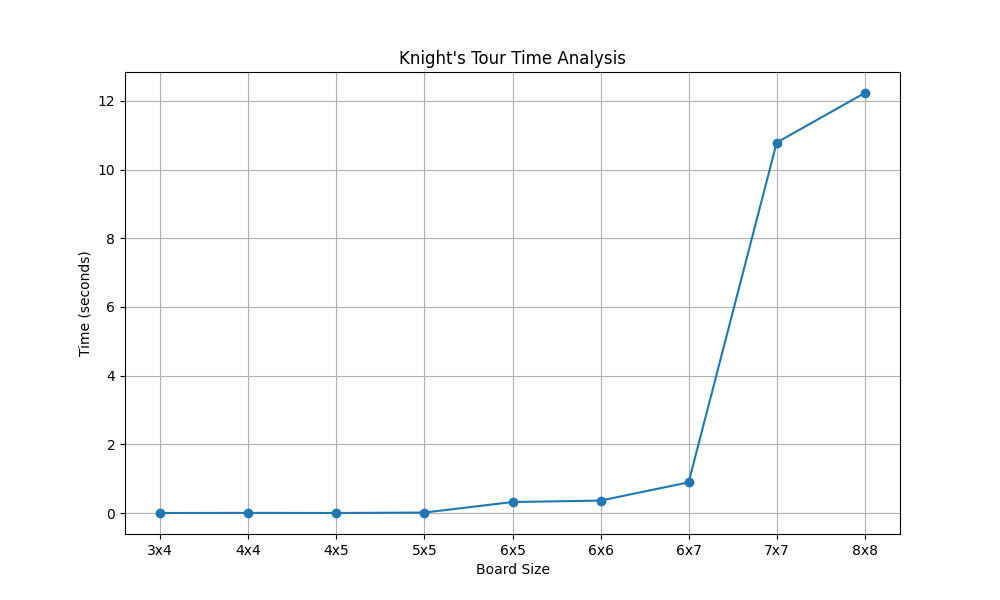

This chart was generated by the following Python code:
import time
import matplotlib.pyplot as plt
from knightstour import KnightsTour


def time_analysis(board_sizes):
    times = []

    for size in board_sizes:
        rows, cols = size
        kt = KnightsTour(rows, cols, 0, 0)

        start_time = time.time()
        kt.solve()
        end_time = time.time()

        elapsed_time = end_time - start_time
        times.append(elapsed_time)

        print(f"Board size {rows}x{cols}: {elapsed_time:.4f} seconds")

    return times


def plot_results(board_sizes, times):
    sizes = [f"{rows}x{cols}" for rows, cols in board_sizes]

    plt.figure(figsize=(10, 6))
    plt.plot(sizes, times, marker='o')
    plt.xlabel('Board Size')
    plt.ylabel('Time (seconds)')
    plt.title('Knight\'s Tour Time Analysis')
    plt.grid(True)
    # save the plot
    plt.savefig('time_analysis.png')
    plt.show()


def save_results(board_sizes, times):
    with open('time_analysis.txt', 'w') as f:
        f.write('rows,cols,time\n')
        for size, t in zip(board_sizes, times):
            t = round(t, 5)
            f.write(f"{size[0]},{size[1]},{t}\n")


if __name__ == "__main__":
    # Define the board sizes to test
    # why does 5x6 take so long?
    board_sizes = [(3, 4), (4, 4), (4, 5), (5, 5), (6, 5), (6, 6), (6, 7), (7, 7), (8, 8)]

    # Perform the time analysis
    times = time_analysis(board_sizes)

    # Plot the results and save the data
    plot_results(board_sizes, times)
    save_results(board_sizes, times)
